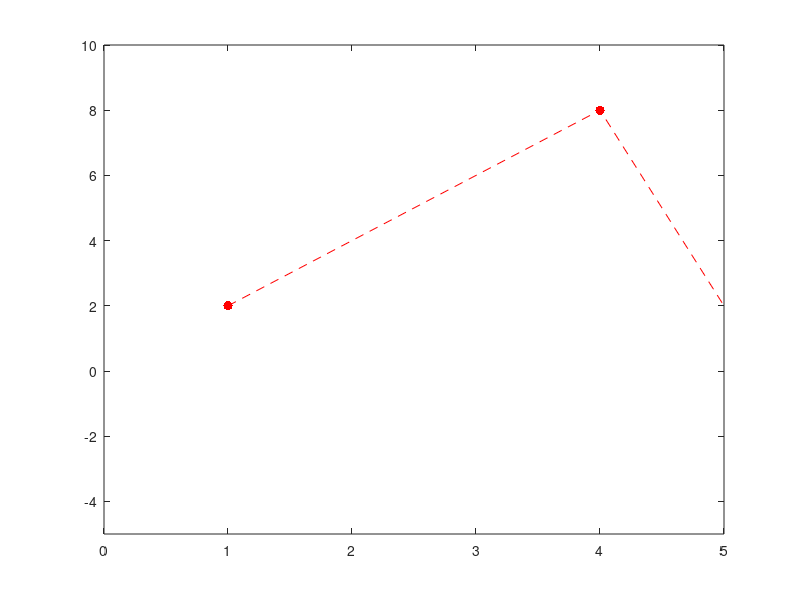

Source code (MATLAB): (Note: this script raises an error after producing the figure.)
clear
px = [1 4 6];
py = [2 8 -4];
plot(px, py,'.r--' ,"MarkerSize", 20);
axis([0 5 -5 10]);
ax  = gca;
ax.XAxisLocation = ("origin");
ax.YAxisLocation = ("origin");
box off;
grid on;